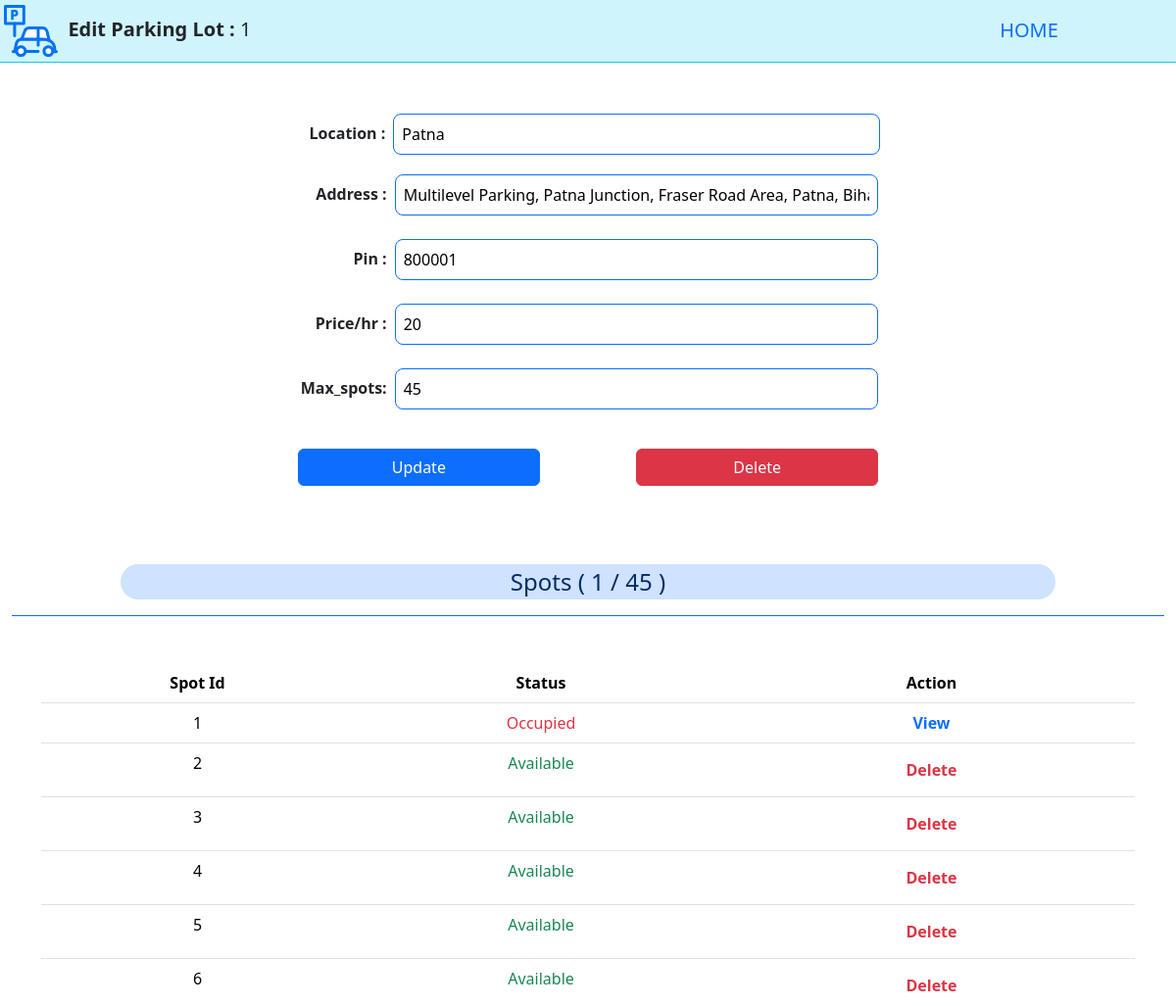
The page /editlot/1 (signed in, upper part) on the database as committed earlier.
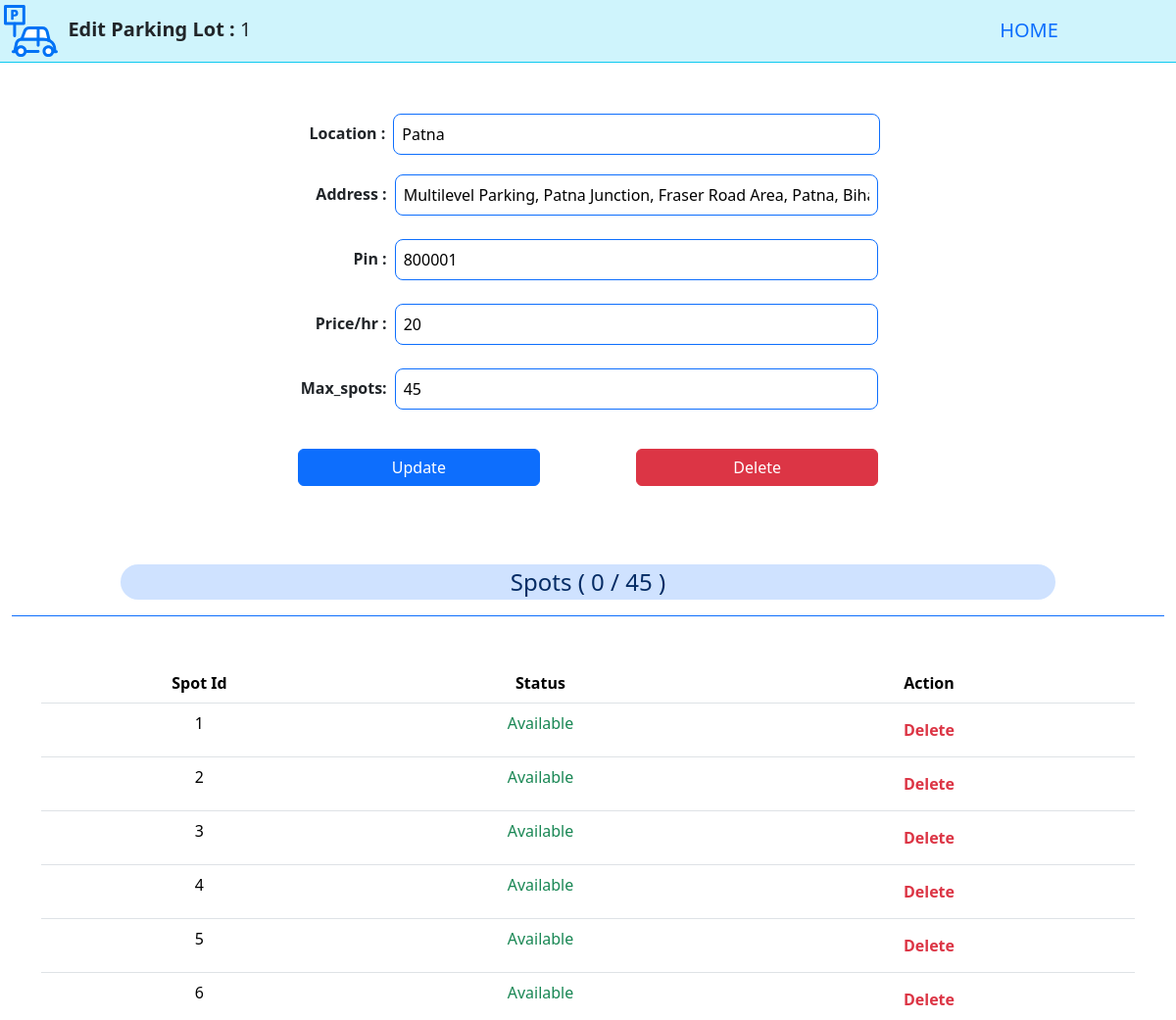
The same page on the database as committed later.
### application/models.py (models this page shows)
class Parking_spot(db.Model):
    id = db.Column(db.Integer, primary_key=True ,autoincrement=True)
    lot_id = db.Column(db.Integer(), db.ForeignKey('parking_lot.id'), nullable=False)
    booking_id=db.Column(db.Integer(), nullable=True)
    is_occupied = db.Column(db.Boolean, default=False)
    bookings = db.relationship('Booking', backref='parking_spot', lazy=True, order_by='Booking.parking')

### application/controllers.py (the view, shortened to what this page needs)
@app.route("/editlot/<int:id>", methods=['GET','POST'])
def editlot(id):
    if 'user' not in session:
        return redirect(url_for('login'))
    u=User.query.get(session['user'])
    if u.is_admin==True:
        lot=Parking_lot.query.filter(Parking_lot.id==id).first()
        if lot:
            spot=lot.spots
            oqp=[s for s in spot if s.is_occupied]
            b=lot.spots
            o=len(oqp)
            bkins={b.id:b for b in lot.bookings}
            return render_template('editlot.html', lot=lot, spots=b, bookings=bkins, o=o)
        else:
            flash("\\nParking Lot Does NOT exists !!")
            return redirect(url_for('admin'))
    return redirect(url_for('user'))

### templates/editlot.html
{% extends 'template.jinja' %}
{% block body %}
<div class="container-fluid">
    <div class="row border-bottom border-info mb-5 bg-info-subtle justify-content-center">
        <div class="col fs-5 p-1"> <img src="/static/parking.svg" width="55" height="55" alt="ParkHere">
            <b>&nbsp;Edit Parking Lot :</b> {{lot.id}}
        </div>
        <div class="col-3 text-center fs-5 p-3">
            <a class="link link-primary link-underline-opacity-0" href="/">HOME</a>
        </div>
    </div>
    <form method="post">
    <div class="row justify-content-center mb-2 p-1">
        <div class="col-3 p-2 text-end"> <b>Location :</b>
        </div>
        <input class="col-5 border border-primary rounded-3 p-2" type="text" value="{{lot.prime_location}}"
                name="prime">
        <div class="col-2 ">
        </div>
    </div>
    <div class="row justify-content-center mb-2 p-2">
        <div class="col-3 p-2 text-end"> <b>Address :</b>
        </div>
        <input class="col-5 border border-primary rounded-3 p-2" type="text" value="{{lot.address}}"
                name="addr">
        <div class="col-2">
        </div>
    </div>
    <div class="row justify-content-center mb-2 p-2">
        <div class="col-3 p-2 text-end"> <b>Pin :</b>
        </div>
        <input class="col-5 border border-primary rounded-3 p-2" type="number" value="{{lot.pincode}}"
                name="pin">
        <div class="col-2 ">
        </div>
    </div>
        <div class="row justify-content-center mb-2 p-2">
            <div class="col-3 p-2 text-end"> <b>Price/hr :</b>
            </div>
            <input class="col-5 border border-primary rounded-3 p-2" type="number" value="{{lot.price}}"
                name="newprice">
            <div class="col-2 ">
            </div>
        </div>
        <div class="row justify-content-center mb-4 p-2">
            <div class="col-3 p-2 text-end"> <b>Max_spots:</b>
            </div>
            <input class="col-5 border border-primary rounded-3 p-2" type="number" value="{{lot.max_spots}}"
                name="newmaxspots">
            <div class="col-2 ">
            </div>
        </div>
        <div class="row justify-content-center mb-2 p-2">
            <div class="col-3">
            </div>
            <button class='col btn btn-primary' type="submit" name="action" value="update">Update</button>
            <div class="col-1 ">
            </div>
            <button class='col btn btn-danger' type="submit" name="action" value="delete">Delete</button>
            <div class="col-3 ">
            </div>
        </div>
    </form>
    <br>
    <br>
    <div class="container-fluid mb-5">
        <div class="row border-bottom border-primary justify-content-center p-3 mb-5">
            <div class="col-10 bg-primary-subtle rounded-pill text-primary-emphasis text-center fs-4">
                Spots ( {{o}} / {{lot.max_spots}} )
            </div>
        </div>
    </div>
    <div class="container mb-5">
        <table class="table text-center">
            <thead>
                <th>Spot&nbsp;Id</th>
                <th>Status</th>
                <th>Action</th>
            </thead>
            <tbody>
                {% for spot in spots %}
                <tr>
                    <td>{{spot.id}}</td>
                    {% if spot.is_occupied %}
                    <td><div class="text-danger">Occupied</div></td>
                    <td><a class="link-primary link-underline-opacity-0" href="/booking/{{spot.booking_id}}"><b>View</b></a></td>
                    {% else %}
                    <td><div class="text-success">Available</div></td>
                    <td><form method="post"><button type="submit" name="action" value="{{spot.id}}" class="btn btn-link-color link-danger"><b>Delete</b></button></form></td>
                    {% endif %}
                </tr>
                {% endfor %}
            </tbody>
        </table>
    </div>
    <br><br><br><br><br><br><br><br><br><br><br>
</div>
{% endblock %}

Rows that differ between the two databases and show on the page:
changed Parking_spot id 1: is_occupied "Occupied View" → "Available Delete"
Other text that changed with them:
{{ o }}: "1" → "0"
